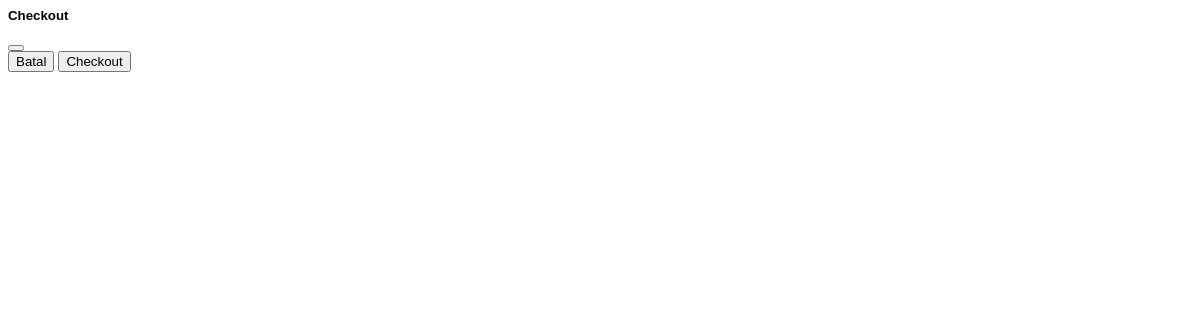
The app's page /clientarea/hal-hosting.php (signed in), older data.
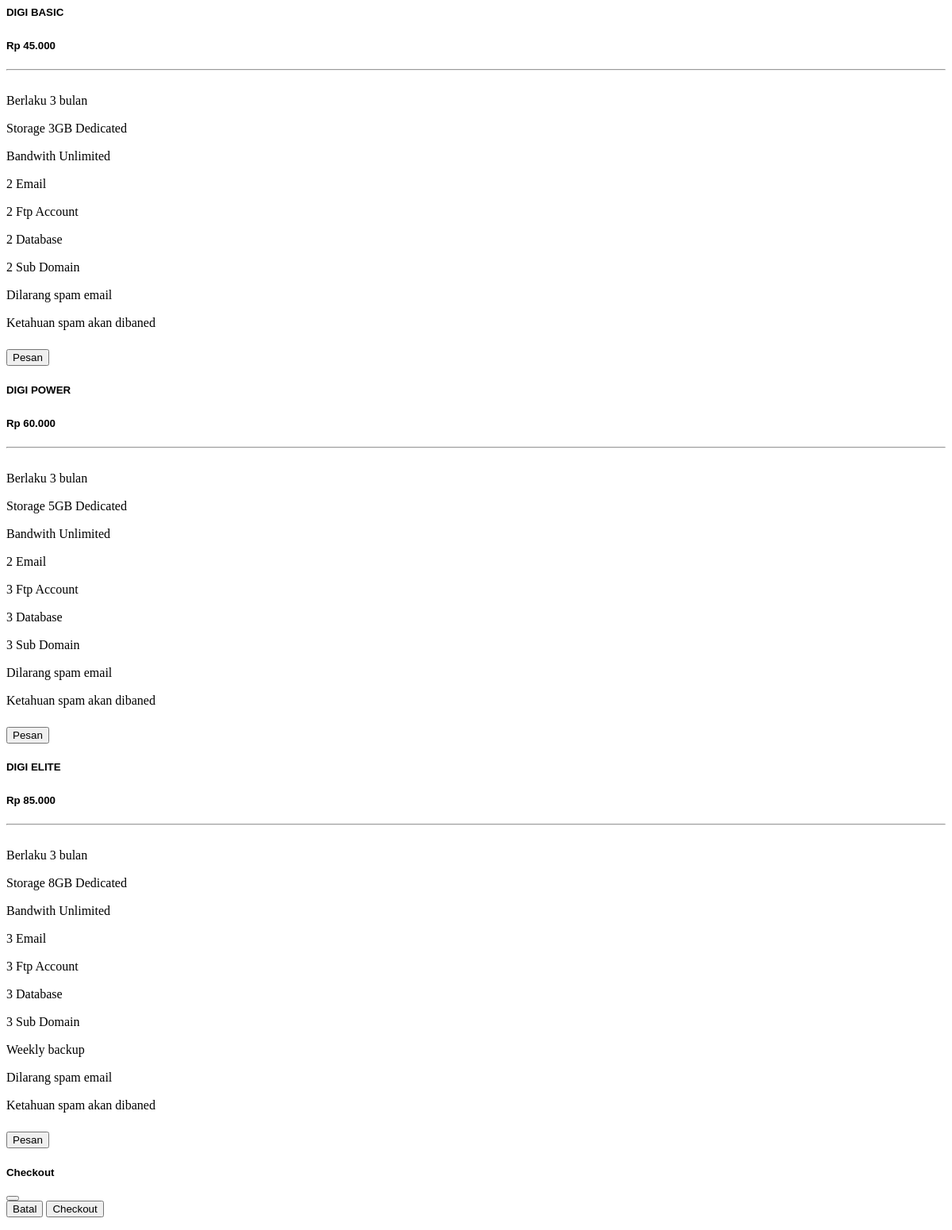
The same page, newer data.
### tables this page shows
CREATE TABLE `produk` (
  `kode` varchar(35) NOT NULL,
  `nama` varchar(50) NOT NULL,
  `kategori` varchar(25) NOT NULL,
  `harga` int(11) NOT NULL,
  `sk_terima` longtext NOT NULL CHECK (json_valid(`sk_terima`)),
  `sk_tolak` longtext NOT NULL CHECK (json_valid(`sk_tolak`)),
  `masa_berlaku` int(11) NOT NULL,
  `status` set('aktif','tidak aktif') NOT NULL
);

### clientarea/function.php (called while the page is built, shortened)
<?php
$koneksi = mysqli_connect($_SERVER['HOST'], $_SERVER['USER_DB'], $_SERVER['PASS_DB'], $_SERVER['DB']);
function query($sql){
  global $koneksi;
  return mysqli_query($koneksi, $sql);
}
function bersihkan($data) {
  $data = trim($data);
  $data = htmlspecialchars($data, ENT_QUOTES, 'UTF-8');
  $data = filter_var($data, FILTER_SANITIZE_STRING, FILTER_FLAG_NO_ENCODE_QUOTES);
  return $data;
}
function rupiah($angka) {
  if($angka > 0){
    return "Rp " . number_format($angka, 0, ',', '.');
  }else{
    return "Rp 0";
  }
}
function pengguna($id){
  $id = bersihkan($id);
  $cari = query("SELECT * FROM `user` WHERE id = '$id' ");
  if(mysqli_num_rows($cari)>0){
    $data = mysqli_fetch_assoc($cari);
    $result = ["nama" => $data['nama'], "wa" => $data['wa'], "saldo" => $data['saldo'], "email" => $data['email']];
  }else{
    $result = ["nama" => "-", "wa" => "-", "saldo" => 0,"email" => $data['email']];
  }
  return $result;
}

### clientarea/hal-hosting.php (the view, shortened to what this page needs)
<?php
$id = $_SESSION['id'];
require 'function.php';
?>
<div class="row">
  <div class="col-sm-12 col-md-6">
    <div class="row">
    <?php
        $result = query("SELECT * FROM `produk` WHERE kategori = 'hosting' ORDER BY harga ASC ");
        while($data = mysqli_fetch_assoc($result)){
      ?>
      <div class="col-sm-12 col-md-6 col-lg-6 col-xl-6">
        <div class="card">
          <div class="card-body text-center pt-4">
            <h5 class="card-title text-center" style="padding-bottom:5px"><?= $data['nama'] ?></h5>
            <h5><span class="badge bg-success"><?= rupiah($data['harga']); ?></span></h5>
            <hr style="margin-top:5px; margin-bottom:5px">
            <ul style="list-style-type: none; padding-left: 0; margin-top:20px">
              <?php
              $data_sk = json_decode($data['sk_terima'], true);
              foreach($data_sk as $sk){
                ?>
                <li><i class="fa-solid fa-check" style="color: #0fd23f;"></i> <?= $sk ?></li>
                <?php
              }
              $data_sk = json_decode($data['sk_tolak'], true);
              foreach($data_sk as $sk){
                if($sk != ''){
                  ?>
                  <li><i class="fa-solid fa-xmark" style="color: #df2046;"></i> <?= $sk ?></li>
                  <?php
                }
              }
              ?>
            </ul>
            <?php
            if((pengguna($id)['saldo'] >= $data['harga']) AND $data['status'] == 'aktif'){
              $status_tbl = '';
              $class = 'checkout';
            }else{
              $status_tbl = 'disabled';
              $class = '';
            }
            ?>
            <button type="button" class="btn btn-primary <?= $class ?>" kode-produk="<?= $data['kode'] ?>" <?= $status_tbl ?>><i class="fa-solid fa-cart-shopping"></i> Pesan</button>
          </div>
        </div>
      </div>
      <?php } ?>
    </div>
  </div>
</div>
<div class="modal fade" id="modal-checkout" data-bs-backdrop="static" data-bs-keyboard="false" tabindex="-1" aria-labelledby="staticBackdropLabel" aria-hidden="true">
  <div class="modal-dialog">
    <div class="modal-content">
      <form action="">
        <div class="modal-header">
          <h5 class="modal-title" id="staticBackdropLabel"><i class="fa-solid fa-cart-shopping"></i> Checkout</h5>
          <button type="button" class="btn-close" data-bs-dismiss="modal" aria-label="Close"></button>
        </div>
        <div class="modal-footer">
          <button type="button" class="btn btn-secondary" data-bs-dismiss="modal">Batal</button>
          <button type="button" class="btn btn-primary" id="proses-checkout"><i class="fa-solid fa-rupiah-sign fa-shake"></i> Checkout</button>
        </div>
      </form>
    </div>
  </div>
</div>

Row changes from the older to the newer data that the page shows:
added produk: nama "DIGI BASIC", harga "Rp 45.000", sk_terima "Berlaku 3 bulan", sk_terima "Storage 3GB Dedicated", sk_terima "Bandwith Unlimited", sk_terima "2 Email", sk_terima "2 Ftp Account", sk_terima "2 Database", sk_terima "2 Sub Domain", sk_tolak "Dilarang spam email", sk_tolak "Ketahuan spam akan dibaned"
added produk: nama "DIGI POWER", harga "Rp 60.000", sk_terima "Berlaku 3 bulan", sk_terima "Storage 5GB Dedicated", sk_terima "Bandwith Unlimited", sk_terima "2 Email", sk_terima "3 Ftp Account", sk_terima "3 Database", sk_terima "3 Sub Domain", sk_tolak "Dilarang spam email", sk_tolak "Ketahuan spam akan dibaned"
added produk: nama "DIGI ELITE", harga "Rp 85.000", sk_terima "Berlaku 3 bulan", sk_terima "Storage 8GB Dedicated", sk_terima "Bandwith Unlimited", sk_terima "3 Email", sk_terima "3 Ftp Account", sk_terima "3 Database", sk_terima "3 Sub Domain", sk_terima "Weekly backup", sk_tolak "Dilarang spam email", sk_tolak "Ketahuan spam akan dibaned"
